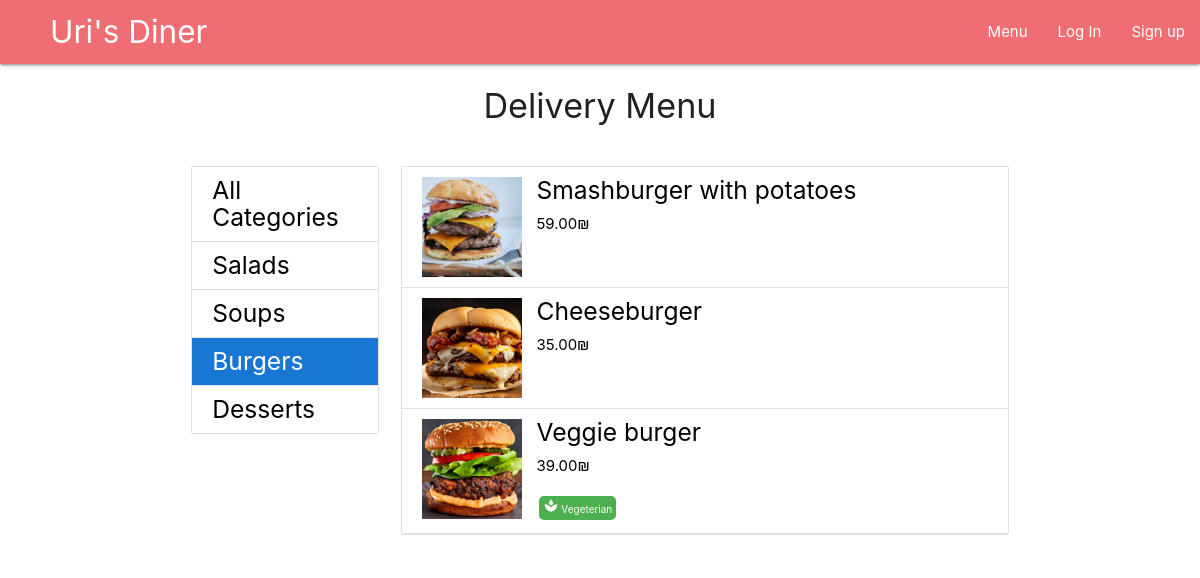
The app's page /menu/5 with its own data.
### main/models.py (models this page shows, shortened)
class Category(models.Model):
    name = models.CharField(max_length=20, blank=False, unique=True)
    is_deleted = models.BooleanField(default=False)
    image_Url = models.URLField(null=True, blank=True)
    image_file = models.ImageField(upload_to=category_image_path, null=True, blank=True)
    position = models.IntegerField(blank=False, default=0)
    def __str__(self):
        return self.name

class Dish(models.Model):
    name = models.CharField(max_length=50, blank=False)
    price = models.DecimalField(max_digits=5, decimal_places=2, blank=False)
    description = models.CharField(max_length=300, blank=False)
    is_gluten_free = models.BooleanField(default=False)
    is_vegeterian = models.BooleanField(default=False)
    category = models.ForeignKey(Category, on_delete=models.CASCADE, limit_choices_to={'is_deleted':False})
    is_deleted = models.BooleanField(default=False)
    image_Url = models.URLField(null=True, blank=True)
    image_file = models.ImageField(upload_to=dish_image_path, null=True, blank=True)

### main/views.py (the view)
# urls.py: path('menu/<int:category_id>', views.menu_category_dishes, name="menu_category_dishes"),
def menu_category_dishes(request, category_id):
    categories_list = sorted(Category.objects.filter(is_deleted=False), key=lambda category: category.position)
    try:
      category = Category.objects.get(id=category_id)
    except:
        return redirect('menu_all_categories')
    show_dishes = Dish.objects.filter(category=category, is_deleted=False)
    form = ItemAmountForm()
    return render(request, 'main/menu_category_dishes.html', {
        'categories_list':categories_list,
        'show_dishes':show_dishes,
        'category': category,
        'form':form})

### main/context_processors.py (called while the page is built)
def site_wide_data(request):
    try:
        data = {
        'open_orders_number' : len(Cart.objects.filter(delivery__is_delivered=False)),
        'my_open_orders_number' : len(Delivery.objects.filter(order__user=request.user).filter(is_delivered=False)),
        'my_cart_items_number' : len(User.objects.get(id=request.user.id).cart_set.last().item_set.all())
        }
    except:
        data = {}
    return data

### main/templates/main/menu_category_dishes.html (shortened to what this page needs)
{% extends 'layouts/menu.html' %}
{% block menu-content %}
<div>
  <ul class="collection">
    {% for dish in show_dishes %}
    <a class="modal-trigger collection-item {% if request.user.is_staff %} no-bottom-border {% endif %}"
      href="#{{dish.name}}">
      <img class="dish-img" {% if dish.image_file %}
        src="{{dish.image_file.url}}" {% else %} src="{{dish.image_Url}}"
        {% endif %} alt="{{dish.name}}">
      <div class="dish-text">
        <h5>{{dish.name}}</h5>
        <p>{{dish.price}}₪</p>
        <div>
          {% if dish.is_vegeterian %}
          {% include 'common/tag_vegeterian.html' %}
          {% endif %}
        </div>
      </div>
    </a>
    {% endfor %}
  </ul>
</div>
{% endblock menu-content %}

### templates/layouts/menu.html (shortened to what this page needs)
{% extends 'layouts/main.html' %}
{% block main-content %}
<div class="container">
  <div class="row center-align">
    <h4>Delivery Menu</h4>
  </div>
  <div class="row">
    <div class="col l3">
      <ul class="collection">
        {% url 'menu_all_categories' as url %}
        <a class="collection-item {% if request.path == url %} active {% endif %}"
          href="{{url}}">
          <h5 class="no-top-bottom-margin">All Categories</h5>
        </a>
        {% for category in categories_list %}
        {% url 'menu_category_dishes' category_id=category.id as url %}
        <a class="collection-item {% if request.path == url  %} active {% endif %}"
          href="{{ url }}">
          <h5 class="no-top-bottom-margin">{{category}}</h5>
        </a>
        {% endfor %}
      </ul>
    </div>
    <div class="col l9">
      {% block menu-content %}
      {% endblock menu-content %}
    </div>
  </div>
</div>
{% endblock main-content %}

### templates/common/tag_vegeterian.html
<div class="green tag">
  <i class="tiny material-icons">spa</i> Vegeterian
</div>

### static/css/custom.css (style rules this page uses)
.dish-img { height: 100px; width: 100px; vertical-align: top; object-fit: cover; }
.dish-text { display: inline-block; margin-left: 10px; }
.dish-text h5, p { margin-top: 0px; }
.no-top-bottom-margin { margin-bottom: 0px; margin-top: 0px; }
.tag { color: white; font-size: 10px; margin: 3px; display: inline-block; padding: 2px 4px 0px 4px; border-radius: 5px; }

### records on screen
Category: name "Salads"
Category: name "Soups"
Category: name "Burgers"
Category: name "Desserts"
Dish: image_file (picture), name "Smashburger with potatoes", price "59.00"
Dish: image_file+name (picture), name "Cheeseburger", price "35.00"
Dish: image_file (picture), name "Veggie burger", price "39.00", is_vegeterian True (drawn)
